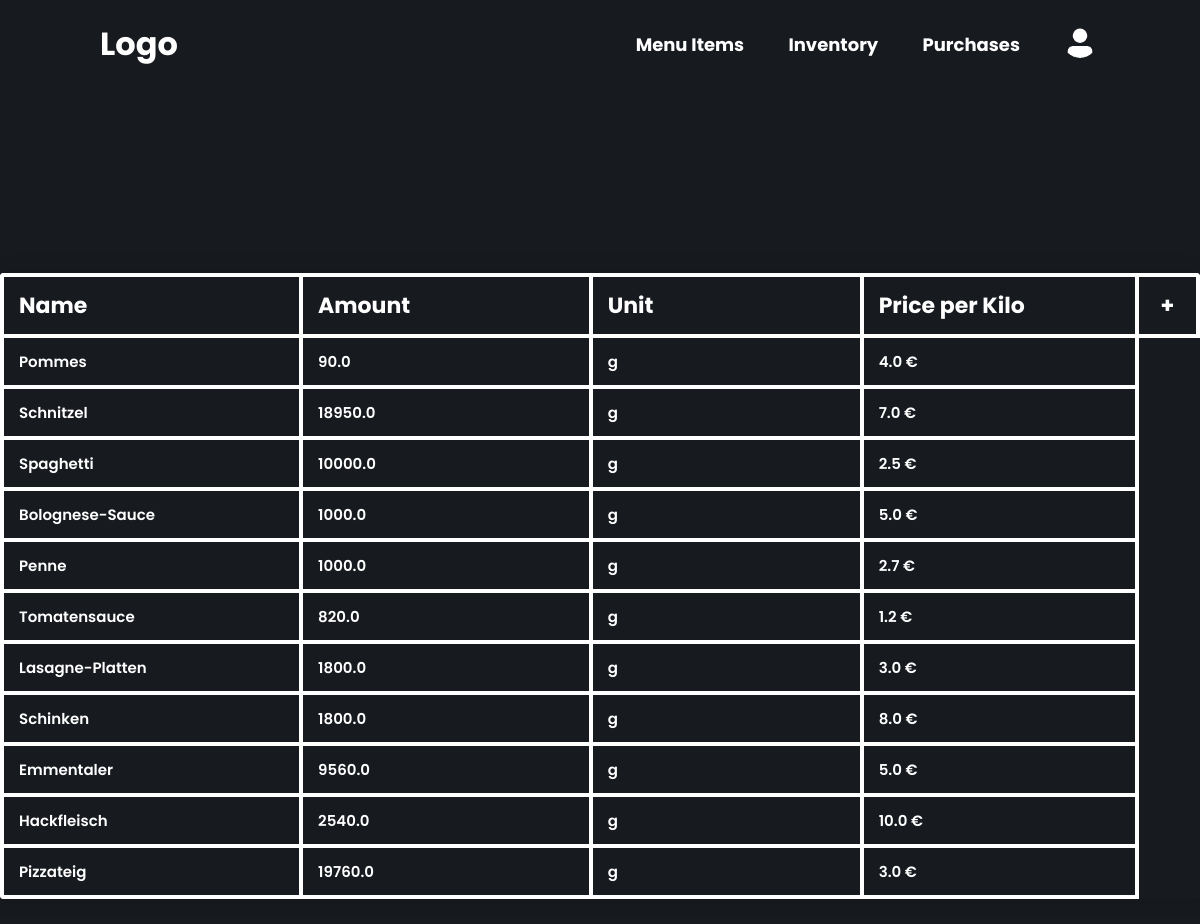
The app's page /inventory/ (signed in), older data.
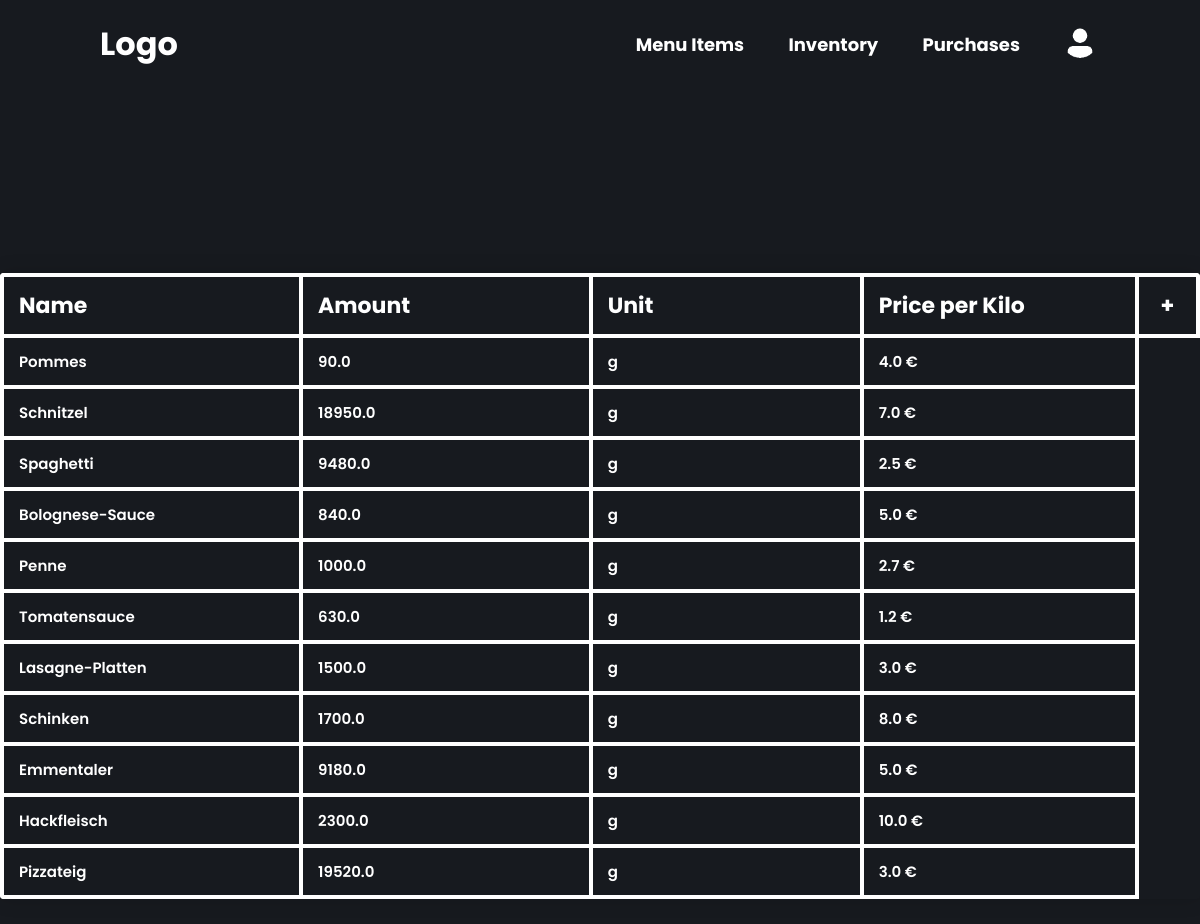
The same page, newer data.
### restaurant/models.py (models this page shows, shortened)
class Ingredient(models.Model):
    UNIT_CHOICES = [
        ("g", "Gramm")
    ]
    ingredient_name = models.CharField(max_length=100, blank=False)
    ingredient_amount = models.FloatField(default=0, blank=False)
    ingredient_unit = models.CharField(max_length=30, choices=UNIT_CHOICES)
    price_per_kilo = models.FloatField(default=0, null=True, blank=False)

### restaurant/views.py (the view)
# urls.py: path('inventory/', views.InventoryList.as_view(), name='inventory'),
class InventoryList(LoginRequiredMixin, TemplateView):
    template_name = "inventory_table.html"
    def get_context_data(self, **kwargs: Any) -> dict[str, Any]:
        context = super().get_context_data(**kwargs)
        inventory_items = Ingredient.objects.all()
        context["data"] = inventory_items
        context["columns"] = ["Name", "Amount", "Unit", "Price per Kilo"]
        return context

### templates/inventory_table.html (shortened to what this page needs)
{% extends 'base.html' %}
{% load static %}
{% block content %}
<div class="table--wrapper">
    <div class="table--container">
        <table class="content-table">
            <thead>
                <tr>
                    {% for column_name in columns %}
                    <th>{{ column_name }}</th>
                    {% endfor %}
                    <th class="table--add--button" data-href="{% url 'ingredient_create' %}">+</th>
                </tr>
            </thead>
            <tbody>
                {% for ingredient in data %}
                <tr class="clickable-row" data-href="{% url 'ingredient_update' ingredient.id %}">
                    <td>{{ ingredient.ingredient_name }}</td>
                    <td>{{ ingredient.ingredient_amount }}</td>
                    <td>{{ ingredient.ingredient_unit }}</td>
                    <td>{{ ingredient.price_per_kilo }} €</td>
                </tr>
                {% empty %}
                <h1>No Menu Items Yet</h1>
                {% endfor %}
            </tbody>
        </table>
    </div>
</div>
{% endblock %}

Row changes from the older to the newer data that the page shows:
changed Ingredient "Spaghetti": ingredient_amount "10000.0" → "9480.0"
changed Ingredient "Bolognese-Sauce": ingredient_amount "1000.0" → "840.0"
changed Ingredient "Tomatensauce": ingredient_amount "820.0" → "630.0"
changed Ingredient "Lasagne-Platten": ingredient_amount "1800.0" → "1500.0"
changed Ingredient "Schinken": ingredient_amount "1800.0" → "1700.0"
changed Ingredient "Emmentaler": ingredient_amount "9560.0" → "9180.0"
changed Ingredient "Hackfleisch": ingredient_amount "2540.0" → "2300.0"
changed Ingredient "Pizzateig": ingredient_amount "19760.0" → "19520.0"
